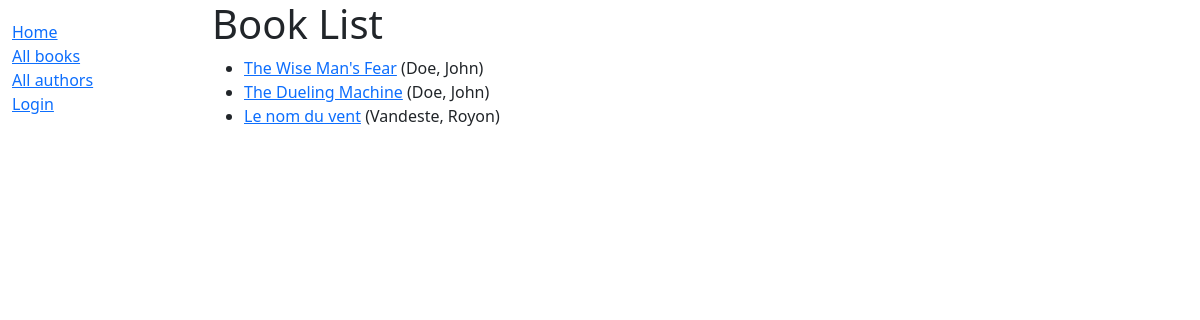
/catalog/books/, run on the app's committed database.
### catalog/models.py (models this page shows, shortened)
class Book(models.Model):
    title = models.CharField(max_length=200)
    author = models.ForeignKey('Author', on_delete=models.SET_NULL, null=True)
    summary = models.TextField(
        max_length=1000, help_text='Enter a brief description of the book')
    isbn = models.CharField('ISBN', max_length=13, unique=True,
                            help_text='13 Character <a href="https://www.isbn-international.org/content/what-isbn">ISBN number</a>')
    genre = models.ManyToManyField(
        Genre, help_text='Select a genre for this book')
    language = models.ForeignKey(
        Language, on_delete=models.SET_NULL, null=True)
    def get_absolute_url(self):
        return reverse("book-detail", args=[str(self.id)])
    def display_genre(self):
        """Create a string for the Genre. This is required to display genre in Admin."""
        return ', '.join(genre.name for genre in self.genre.all()[:3])
    display_genre.short_description = 'Genre'

class Author(models.Model):
    first_name = models.CharField(max_length=100)
    last_name = models.CharField(max_length=100)
    date_of_birth = models.DateField(null=True, blank=True)
    date_of_death = models.DateField('Died', null=True, blank=True)
    class Meta:
        ordering = ['last_name', 'first_name']
    def __str__(self):
        return f'{self.last_name}, {self.first_name}'

### catalog/views.py (the view)
# urls.py: path('books/', views.BookListView.as_view(), name='books'),
class BookListView(generic.ListView):
    model = Book
    paginate_by = 10

### catalog/templates/catalog/book_list.html
{% extends 'base_generic.html' %} {% block content %}
<h1>Book List</h1>
{% if book_list %}
<ul>
  {% for book in book_list %}
  <li>
    <a href="{{ book.get_absolute_url }}">{{ book.title }}</a> ({{book.author}})
  </li>
  {% endfor %}
</ul>
{% else %}
<p>There are no books in the library.</p>
{% endif %} {% endblock %}

### data on the page
Book: title "The Wise Man's Fear", author "Doe, John"
Book: title "The Dueling Machine", author "Doe, John"
Book: title "Le nom du vent", author "Vandeste, Royon"
